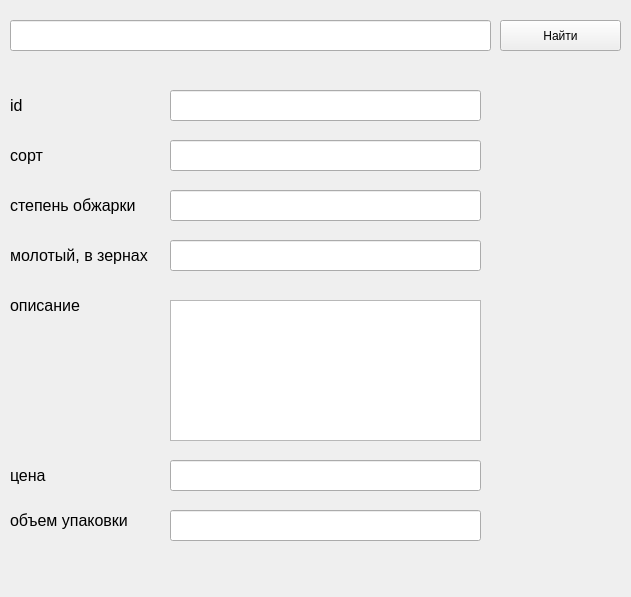
<?xml version="1.0" encoding="UTF-8"?>
<ui version="4.0">
 <class>MainWindow</class>
 <widget class="QMainWindow" name="MainWindow">
  <property name="geometry">
   <rect>
    <x>0</x>
    <y>0</y>
    <width>631</width>
    <height>597</height>
   </rect>
  </property>
  <property name="windowTitle">
   <string>MainWindow</string>
  </property>
  <widget class="QWidget" name="centralwidget">
   <widget class="QPushButton" name="pushButton">
    <property name="geometry">
     <rect>
      <x>500</x>
      <y>20</y>
      <width>121</width>
      <height>31</height>
     </rect>
    </property>
    <property name="text">
     <string>Найти</string>
    </property>
   </widget>
   <widget class="QLineEdit" name="lineEdit">
    <property name="geometry">
     <rect>
      <x>10</x>
      <y>20</y>
      <width>481</width>
      <height>31</height>
     </rect>
    </property>
    <property name="font">
     <font>
      <pointsize>12</pointsize>
     </font>
    </property>
    <property name="text">
     <string/>
    </property>
   </widget>
   <widget class="QLineEdit" name="lineEdit_2">
    <property name="geometry">
     <rect>
      <x>170</x>
      <y>90</y>
      <width>311</width>
      <height>31</height>
     </rect>
    </property>
   </widget>
   <widget class="QLineEdit" name="lineEdit_3">
    <property name="geometry">
     <rect>
      <x>170</x>
      <y>140</y>
      <width>311</width>
      <height>31</height>
     </rect>
    </property>
   </widget>
   <widget class="QLabel" name="label">
    <property name="geometry">
     <rect>
      <x>10</x>
      <y>90</y>
      <width>151</width>
      <height>31</height>
     </rect>
    </property>
    <property name="font">
     <font>
      <pointsize>12</pointsize>
     </font>
    </property>
    <property name="text">
     <string>id</string>
    </property>
   </widget>
   <widget class="QLabel" name="label_2">
    <property name="geometry">
     <rect>
      <x>10</x>
      <y>140</y>
      <width>151</width>
      <height>31</height>
     </rect>
    </property>
    <property name="font">
     <font>
      <pointsize>12</pointsize>
     </font>
    </property>
    <property name="text">
     <string>сорт</string>
    </property>
   </widget>
   <widget class="QLabel" name="label_3">
    <property name="geometry">
     <rect>
      <x>10</x>
      <y>190</y>
      <width>151</width>
      <height>31</height>
     </rect>
    </property>
    <property name="font">
     <font>
      <pointsize>12</pointsize>
     </font>
    </property>
    <property name="text">
     <string>степень обжарки </string>
    </property>
   </widget>
   <widget class="QLabel" name="label_4">
    <property name="geometry">
     <rect>
      <x>10</x>
      <y>240</y>
      <width>141</width>
      <height>31</height>
     </rect>
    </property>
    <property name="font">
     <font>
      <pointsize>12</pointsize>
     </font>
    </property>
    <property name="text">
     <string>молотый, в зернах </string>
    </property>
   </widget>
   <widget class="QLabel" name="label_5">
    <property name="geometry">
     <rect>
      <x>10</x>
      <y>290</y>
      <width>121</width>
      <height>31</height>
     </rect>
    </property>
    <property name="font">
     <font>
      <pointsize>12</pointsize>
     </font>
    </property>
    <property name="text">
     <string>описание </string>
    </property>
   </widget>
   <widget class="QLabel" name="label_6">
    <property name="geometry">
     <rect>
      <x>10</x>
      <y>460</y>
      <width>121</width>
      <height>31</height>
     </rect>
    </property>
    <property name="font">
     <font>
      <pointsize>12</pointsize>
     </font>
    </property>
    <property name="text">
     <string>цена</string>
    </property>
   </widget>
   <widget class="QLabel" name="label_7">
    <property name="geometry">
     <rect>
      <x>10</x>
      <y>500</y>
      <width>121</width>
      <height>41</height>
     </rect>
    </property>
    <property name="font">
     <font>
      <pointsize>12</pointsize>
     </font>
    </property>
    <property name="text">
     <string>объем упаковки </string>
    </property>
   </widget>
   <widget class="QLineEdit" name="lineEdit_4">
    <property name="geometry">
     <rect>
      <x>170</x>
      <y>240</y>
      <width>311</width>
      <height>31</height>
     </rect>
    </property>
   </widget>
   <widget class="QLineEdit" name="lineEdit_5">
    <property name="geometry">
     <rect>
      <x>170</x>
      <y>190</y>
      <width>311</width>
      <height>31</height>
     </rect>
    </property>
   </widget>
   <widget class="QLineEdit" name="lineEdit_6">
    <property name="geometry">
     <rect>
      <x>170</x>
      <y>460</y>
      <width>311</width>
      <height>31</height>
     </rect>
    </property>
   </widget>
   <widget class="QLineEdit" name="lineEdit_8">
    <property name="geometry">
     <rect>
      <x>170</x>
      <y>510</y>
      <width>311</width>
      <height>31</height>
     </rect>
    </property>
   </widget>
   <widget class="QTextEdit" name="textEdit">
    <property name="geometry">
     <rect>
      <x>170</x>
      <y>300</y>
      <width>311</width>
      <height>141</height>
     </rect>
    </property>
   </widget>
   <widget class="QLabel" name="label_8">
    <property name="geometry">
     <rect>
      <x>90</x>
      <y>550</y>
      <width>341</width>
      <height>31</height>
     </rect>
    </property>
    <property name="font">
     <font>
      <pointsize>12</pointsize>
     </font>
    </property>
    <property name="text">
     <string/>
    </property>
    <property name="alignment">
     <set>Qt::AlignCenter</set>
    </property>
   </widget>
  </widget>
 </widget>
 <resources/>
 <connections/>
</ui>
